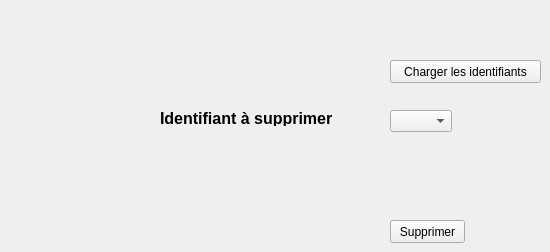
     <widget class="QWidget" name="tab_17">
      <attribute name="title">
       <string>Supprimer un cadeau</string>
      </attribute>
      <widget class="QLabel" name="label_63">
       <property name="geometry">
        <rect>
         <x>160</x>
         <y>110</y>
         <width>191</width>
         <height>16</height>
        </rect>
       </property>
       <property name="font">
        <font>
         <pointsize>12</pointsize>
         <weight>75</weight>
         <bold>true</bold>
        </font>
       </property>
       <property name="text">
        <string>Identifiant à supprimer</string>
       </property>
      </widget>
      <widget class="QPushButton" name="pb_supprimer_3">
       <property name="geometry">
        <rect>
         <x>390</x>
         <y>220</y>
         <width>75</width>
         <height>23</height>
        </rect>
       </property>
       <property name="text">
        <string>Supprimer</string>
       </property>
      </widget>
      <widget class="QComboBox" name="comboBox_11">
       <property name="geometry">
        <rect>
         <x>390</x>
         <y>110</y>
         <width>62</width>
         <height>22</height>
        </rect>
       </property>
      </widget>
      <widget class="QPushButton" name="pushButton_12">
       <property name="geometry">
        <rect>
         <x>390</x>
         <y>60</y>
         <width>151</width>
         <height>23</height>
        </rect>
       </property>
       <property name="text">
        <string>Charger les identifiants</string>
       </property>
      </widget>
     </widget>
